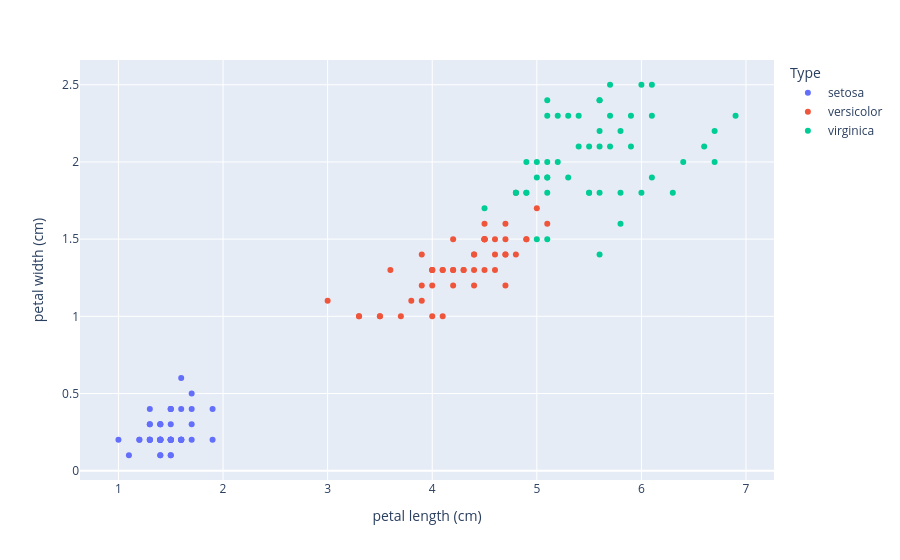

Notebook code cell kept with this figure:
### Code cell
df_plot = pd.DataFrame({'petal length (cm)': X[:,2], 'petal width (cm)':X[:,3], "Type": iris.target_names[y]})
px.scatter(df_plot, x = 'petal length (cm)', y= 'petal width (cm)', color="Type")

### Figure 1 — Plotly figure (JSON) as saved in the notebook; plotly's stock layout.template omitted (floating-point values rounded to 4 significant figures)
{"data": [{"hovertemplate": "Type=setosa<br>petal length (cm)=%{x}<br>petal width (cm)=%{y}<extra></extra>", "legendgroup": "setosa", "marker": {"color": "#636efa", "symbol": "circle"}, "mode": "markers", "name": "setosa", "orientation": "v", "showlegend": true, "type": "scatter", "x": [1.4, 1.4, 1.3, 1.5, 1.4, 1.7, 1.4, 1.5, 1.4, 1.5, 1.5, 1.6, 1.4, 1.1, 1.2, 1.5, 1.3, 1.4, 1.7, 1.5, 1.7, 1.5, 1.0, 1.7, 1.9, 1.6, 1.6, 1.5, 1.4, 1.6, 1.6, 1.5, 1.5, 1.4, 1.5, 1.2, 1.3, 1.4, 1.3, 1.5, 1.3, 1.3, 1.3, 1.6, 1.9, 1.4, 1.6, 1.4, 1.5, 1.4], "xaxis": "x", "y": [0.2, 0.2, 0.2, 0.2, 0.2, 0.4, 0.3, 0.2, 0.2, 0.1, 0.2, 0.2, 0.1, 0.1, 0.2, 0.4, 0.4, 0.3, 0.3, 0.3, 0.2, 0.4, 0.2, 0.5, 0.2, 0.2, 0.4, 0.2, 0.2, 0.2, 0.2, 0.4, 0.1, 0.2, 0.2, 0.2, 0.2, 0.1, 0.2, 0.2, 0.3, 0.3, 0.2, 0.6, 0.4, 0.3, 0.2, 0.2, 0.2, 0.2], "yaxis": "y"}, {"hovertemplate": "Type=versicolor<br>petal length (cm)=%{x}<br>petal width (cm)=%{y}<extra></extra>", "legendgroup": "versicolor", "marker": {"color": "#EF553B", "symbol": "circle"}, "mode": "markers", "name": "versicolor", "orientation": "v", "showlegend": true, "type": "scatter", "x": [4.7, 4.5, 4.9, 4.0, 4.6, 4.5, 4.7, 3.3, 4.6, 3.9, 3.5, 4.2, 4.0, 4.7, 3.6, 4.4, 4.5, 4.1, 4.5, 3.9, 4.8, 4.0, 4.9, 4.7, 4.3, 4.4, 4.8, 5.0, 4.5, 3.5, 3.8, 3.7, 3.9, 5.1, 4.5, 4.5, 4.7, 4.4, 4.1, 4.0, 4.4, 4.6, 4.0, 3.3, 4.2, 4.2, 4.2, 4.3, 3.0, 4.1], "xaxis": "x", "y": [1.4, 1.5, 1.5, 1.3, 1.5, 1.3, 1.6, 1.0, 1.3, 1.4, 1.0, 1.5, 1.0, 1.4, 1.3, 1.4, 1.5, 1.0, 1.5, 1.1, 1.8, 1.3, 1.5, 1.2, 1.3, 1.4, 1.4, 1.7, 1.5, 1.0, 1.1, 1.0, 1.2, 1.6, 1.5, 1.6, 1.5, 1.3, 1.3, 1.3, 1.2, 1.4, 1.2, 1.0, 1.3, 1.2, 1.3, 1.3, 1.1, 1.3], "yaxis": "y"}, {"hovertemplate": "Type=virginica<br>petal length (cm)=%{x}<br>petal width (cm)=%{y}<extra></extra>", "legendgroup": "virginica", "marker": {"color": "#00cc96", "symbol": "circle"}, "mode": "markers", "name": "virginica", "orientation": "v", "showlegend": true, "type": "scatter", "x": [6.0, 5.1, 5.9, 5.6, 5.8, 6.6, 4.5, 6.3, 5.8, 6.1, 5.1, 5.3, 5.5, 5.0, 5.1, 5.3, 5.5, 6.7, 6.9, 5.0, 5.7, 4.9, 6.7, 4.9, 5.7, 6.0, 4.8, 4.9, 5.6, 5.8, 6.1, 6.4, 5.6, 5.1, 5.6, 6.1, 5.6, 5.5, 4.8, 5.4, 5.6, 5.1, 5.1, 5.9, 5.7, 5.2, 5.0, 5.2, 5.4, 5.1], "xaxis": "x", "y": [2.5, 1.9, 2.1, 1.8, 2.2, 2.1, 1.7, 1.8, 1.8, 2.5, 2.0, 1.9, 2.1, 2.0, 2.4, 2.3, 1.8, 2.2, 2.3, 1.5, 2.3, 2.0, 2.0, 1.8, 2.1, 1.8, 1.8, 1.8, 2.1, 1.6, 1.9, 2.0, 2.2, 1.5, 1.4, 2.3, 2.4, 1.8, 1.8, 2.1, 2.4, 2.3, 1.9, 2.3, 2.5, 2.3, 1.9, 2.0, 2.3, 1.8], "yaxis": "y"}], "layout": {"legend": {"title": {"text": "Type"}, "tracegroupgap": 0}, "margin": {"t": 60}, "xaxis": {"anchor": "y", "domain": [0, 1], "title": {"text": "petal length (cm)"}}, "yaxis": {"anchor": "x", "domain": [0, 1], "title": {"text": "petal width (cm)"}}}}
